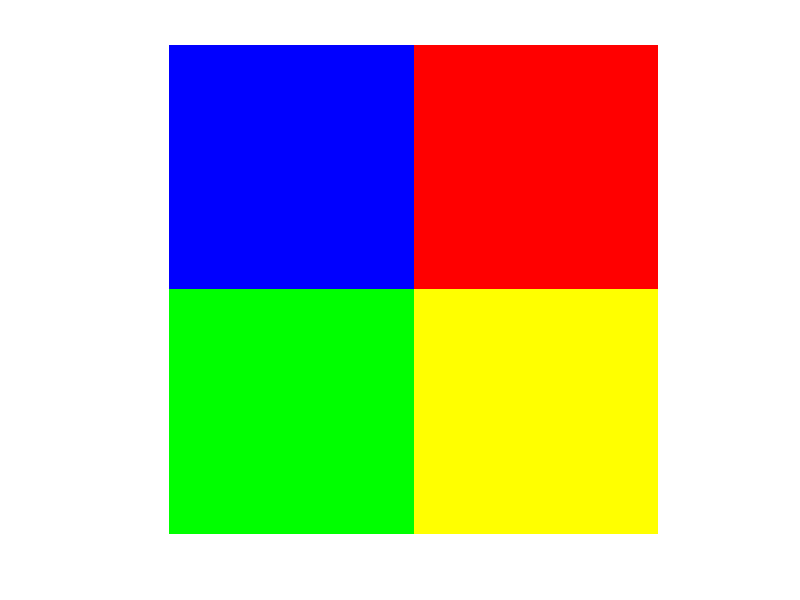

The MATLAB script that drew this image: (Note: this script raises an error after producing the figure.)
%% CV Exercise 1 - Introduction to Matlab and Edge Detection
%
% <html>
% Cole MacLean and Suren Oganesian 
% </br>
% October 10, 2016
% </html>
%
%% Lab 1-1 Image Swap
%create black and white squares to use in producing box patterns
blackbox = zeros(500,500); 
whitebox = ones(500,500);

%color channels are created by stacking black and whiteboxes in appropriate
%order
channel1 = [blackbox,whitebox;blackbox,whitebox];
channel2 = [blackbox,blackbox;whitebox,whitebox];
channel3 = [whitebox,blackbox;blackbox,blackbox];
%combine channels into 3-D RGB array
color = cat(3, channel1, channel2, channel3);
imshow(color)
%% Lab 1-4 Image Split
clooney = imread('lab1/images/clooney.jpg');
%image_swap is a defined function that swaps the left and right image
%parts after the user inputted split column (214 in this case)
imshow(image_swap(clooney,214))
%% Lab 1-6 Image Fusing
%Given 2 images, overlap the first's foreground ontop of the second
hand = imread('lab1/images/hand.jpg');
building = imread('lab1/images/mapfre.jpg');
buildR = building(:,:,1);
buildG = building(:,:,2);
buildB = building(:,:,3);
handR = hand(:,:,1);
handG = hand(:,:,2);
handB = hand(:,:,3);
bin_hand = im2bw(hand,0.1);
bw_pxs = bin_hand == 1;
buildR(bw_pxs) = handR(bw_pxs);
buildG(bw_pxs) = handG(bw_pxs);
buildB(bw_pxs) = handB(bw_pxs);
fuse = cat(3,buildR,buildG,buildB);
imshow(fuse)
%% Lab 2-1 Image Edge Detection 
%Comparing Edge Detection Algorithms
%load testing images
color_starbucks = imread('lab2/images_video/starbuck.jpg');
starbucks = rgb2gray(color_starbucks);
dolphin = rgb2gray(imread('lab2/images_video/doulphin.jpg'));
dog = rgb2gray(imread('lab2/images_video/dog.jpg'));
fabulous = rgb2gray(imread('lab2/images_video/fabulous.jpg'));

%edge detect function takes image an using various detection images to view
%possible edges
edge_detect(starbucks);
best_edge = edge(starbucks,'Prewitt',0.1);
%overlap function takes original image, the edges and which color channel
%to use as edge enhancement (1 - R, 2- G, 3 - B)
imshow(overlap_edge(color_starbucks,best_edge,1))
snapnow;
%test best edge detetor parameters on other images
imshow(edge(dolphin,'Prewitt',0.1))
snapnow;
imshow(edge(dog,'Prewitt',0.1))
snapnow;
imshow(edge(fabulous,'Prewitt',0.1))
snapnow;
%% 2-1 Discussion
% The above images display various edge detection algorithms and different
% parameters for each algorithm to test which algorithm and parameters work
% best for detecting the edges of the starbucks logo. 2 detectors stand out
% as being very good at detecting the edges. These are the Sobel and
% Prewitt edge detectors, with thresholds both set to 0.1. The Prewitt
% detector just edges out (Ha!) the Sobel detector, with the detected edges
% being slightly crisper and more complete then the Sobel, making it the
% optimized detector. Sobel and Prewitt detectors with higher thresholds
% performed poorly in detecting edges, and the zerocross edge detector was
% completely unable to detect edges at any threshold level. This optimal
% edge detector was then used on 3 other images, to varying degrees of
% success. It was able to capture the very detailed edges of the fabulous
% image, but performed poorly in accuractely outlining both the dolphin and
% dog images. 
%
% # We used 3 detector algorithms for edge detection - Sobel, Prewitt and
% zerocross
% # For the starbucks image, the best edge detector was Prewitt thresholded
% at 0.1
% # Optimal parameter was threshold at 0.1
% # Advantages of this edge detector on other images is that it is very
% good at obtaining the detailed edges in intricate images like fabulous,
% but a disadvantage is that it can cause noise as seen in the dolphin
% image where the water bubbles are captured as edges
% # To correct for the noisey edge detection that this detector creates,
% the parameters could be changed to optimize for each individual image.
% This is obviously a tedious task, and a comprimise between accuracy
% across an image corpus is likely needed.

%% Lab 2-2 Video Clip Edge Enhancing
vidIn = VideoReader('lab2/images_video/Maldives.mp4');
vidOut = VideoWriter('lab2/images_video/enhanced_video');
open(vidOut)
for ii = 1:vidIn.NumberOfFrames;
  frm = read(vidIn, ii);
  edges = edge(rgb2gray(frm),'Prewitt',0.1);
  enhanced_frm = overlap_edge(frm,edges,2);
  writeVideo( vidOut, enhanced_frm);
  if mod(ii,2500) == 0
      imshow(enhanced_frm)
      snapnow;
  end
end
close(vidOut)
%% Lab 2-2 Take 2 - Canny Edge Detector
vidIn = VideoReader('lab2/images_video/Maldives.mp4');
vidOut = VideoWriter('lab2/images_video/canny_enhanced_video');
open(vidOut)
for ii = 1:vidIn.NumberOfFrames;
  frm = read(vidIn, ii);
  edges = edge(rgb2gray(frm),'Canny');
  enhanced_frm = overlap_edge(frm,edges,2);
  writeVideo( vidOut, enhanced_frm);
  if mod(ii,2500) == 0
      imshow(enhanced_frm)
      snapnow;
  end
end
close(vidOut)